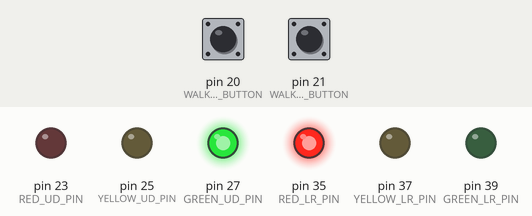
Recording of a sketch running on a simulated Arduino Mega 2560, built with avr-gcc and run on an emulated ATmega2560. Parts: output pins drawn as LEDs (lit = HIGH). Dashed ring = blinking. Inputs (shaded band) come from the test bench; at power-on: pin 20 (WALKER_UD_BUTTON) HIGH, pin 21 (WALKER_LR_BUTTON) HIGH.

Above: at 1.2 s.
1.3 s: pin 20 (WALKER_UD_BUTTON) pulled LOW for 0.15 s
At 4.7 s:
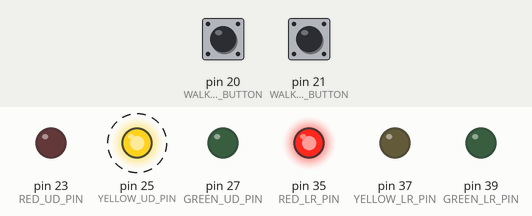
At 10.4 s:
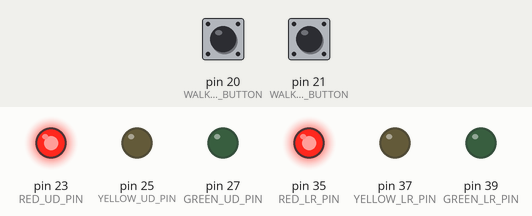
Timing chart, 0 to 49.5 s (numbered marks = the images above; inputs shaded):
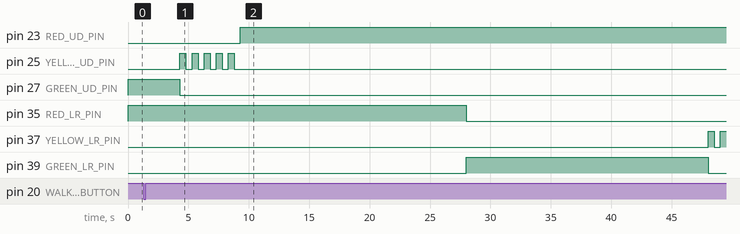

Measured:
- after the input at 1.3 s, pin 23 (RED_UD_PIN): LOW → HIGH after 8.0 s instead of 23.7 s; pin 27 (GREEN_UD_PIN): HIGH → LOW after 3.0 s instead of 18.7 s; pin 35 (RED_LR_PIN): HIGH → LOW after 26.7 s instead of 23.7 s

The sketch:

Team3_Intersection.ino
```cpp
//상하 출력 핀 세팅
#define RED_UD_PIN     23
#define YELLOW_UD_PIN  25
#define GREEN_UD_PIN   27
//좌우 출력 핀 세팅
#define RED_LR_PIN     35
#define YELLOW_LR_PIN  37
#define GREEN_LR_PIN   39
//입력 핀 세팅
#define WALKER_UD_BUTTON 20
#define WALKER_LR_BUTTON 21
//기타 기호상수
#define DRIVABLE_DURATION           20000   //주행 가능 시간, 녹색등 유지시간(20sec)
#define LED_YELLOW_BLINK_DURATION   5000    //경고등 점멸 시간(5sec)
#define BLINK_TIME                  5       //점멸 횟수
#define TRAFFIC_LIGHT_IDLE_TIME     3000    //입력 받았을 시 대기 시간(3sec)

//기능 : 주행할 수 있게 신호를 조정합니다.
void Drive(const int red, const int green, const int yellow, const int otherRed);
//기능 : duration 동안 pin을 킵니다
void TurnOnLEDWithinTime(const int pin, const int duration);
//기능 : duration동안 pin을 blinkTime번 점멸시킵니다
void BlinkLED(const int pin, const int duration, const int blinkTime);
//기능 : 보행자가 건널 수 있게 신호등을 조정합니다.
void AdjustTrafficLight();
//기능 : AdjustTrafficLight() 보조 함수
void doAdjust(const int red, const int green, const int yellow);
//기능 : duration동안 보행자 버튼으로부터 신호를 받습니다.
void Polling(const int duration);


void setup()
{
  //상하 출력 핀 모드 설정
  pinMode(RED_UD_PIN, OUTPUT);
  pinMode(YELLOW_UD_PIN, OUTPUT);
  pinMode(GREEN_UD_PIN, OUTPUT);
  //좌우 출력 핀 모드 설정
  pinMode(RED_LR_PIN, OUTPUT);
  pinMode(YELLOW_LR_PIN, OUTPUT);
  pinMode(GREEN_LR_PIN, OUTPUT);
  //입력 핀 모드 설정
  pinMode(WALKER_UD_BUTTON, INPUT_PULLUP);
  pinMode(WALKER_LR_BUTTON, INPUT_PULLUP);
}

void loop()
{
  //상하 주행
  Drive(RED_UD_PIN, GREEN_UD_PIN, YELLOW_UD_PIN, RED_LR_PIN);
  //좌우 주행
  Drive(RED_LR_PIN, GREEN_LR_PIN, YELLOW_LR_PIN, RED_UD_PIN);
}

void TurnOnLEDWithinTime(const int pin, const int duration)
{
  digitalWrite(pin, HIGH);
  Polling(duration);
  digitalWrite(pin, LOW);
}

void BlinkLED(const int pin, const int duration, const int blinkTime)
{
  const int delayTime = duration / (blinkTime + blinkTime);

  for (int i = 0; i < blinkTime; ++i)
  {
    digitalWrite(pin, HIGH);
    delay(delayTime);
    digitalWrite(pin, LOW);
    delay(delayTime);
  }
}

void AdjustTrafficLight()
{
  if (digitalRead(WALKER_UD_BUTTON) == LOW && digitalRead(GREEN_UD_PIN) == HIGH)
  {
    doAdjust(RED_UD_PIN, GREEN_UD_PIN, YELLOW_UD_PIN);
  }
  else if (digitalRead(WALKER_LR_BUTTON) == LOW && digitalRead(GREEN_LR_PIN) == HIGH)
  {
    doAdjust(RED_LR_PIN, GREEN_LR_PIN, YELLOW_LR_PIN);
  }
}

void doAdjust(const int red, const int green, const int yellow)
{
  delay(TRAFFIC_LIGHT_IDLE_TIME);
  digitalWrite(green, LOW);
  BlinkLED(yellow, LED_YELLOW_BLINK_DURATION, BLINK_TIME);
  digitalWrite(red, HIGH);
}

void Polling(const int duration)
{
  int durationTime = duration / 1000;

  for (int i = 0; i < 1000; ++i)
  {
    AdjustTrafficLight();
    delay(durationTime);
  }
}

void Drive(const int red, const int green, const int yellow, const int otherRed)
{
  digitalWrite(otherRed, HIGH);
  TurnOnLEDWithinTime(green, DRIVABLE_DURATION);
  //보행자 신호가 들어오지 않았을 때
  if (digitalRead(red) == LOW)
  {
    BlinkLED(yellow, LED_YELLOW_BLINK_DURATION, BLINK_TIME);
  }
  digitalWrite(otherRed, LOW);
}
```
